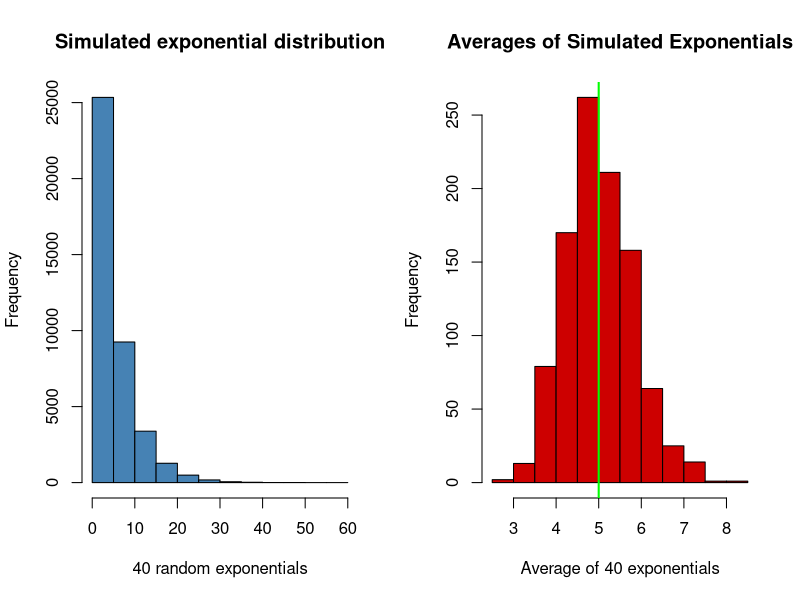
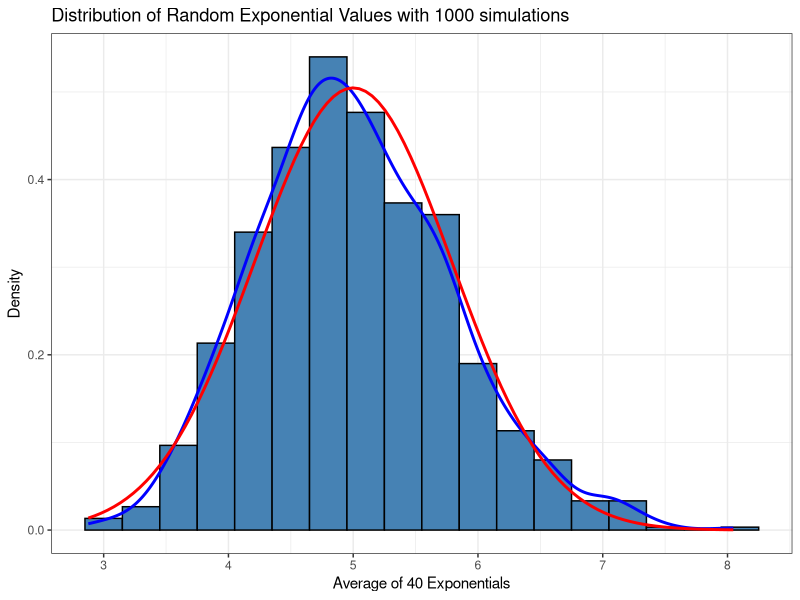

Write R code to recreate these figures, in order.
## ---- chunk 1
set.seed(2021)
nosam <- 1000 
n <- 40 
lambda <- 0.2 
samdata <- matrix(rexp(nosam*n,rate = lambda),nosam)

sam_mean <- rowMeans(samdata)

samdata_mean <- mean(sam_mean)
samdata_sd <- sd(sam_mean)
samdata_var <- var(sam_mean)

print(samdata_mean)
print(samdata_sd)
print(samdata_var)

## ---- chunk 2
t_mean <- 1/lambda
print(t_mean)
## ---- chunk 3
t_sd <- (1/lambda)*(1/sqrt(n))

t_var <- t_sd^2
print(t_sd)
print(t_var)

## ---- chunk 4
par(mfrow = c(1, 2))
hist(samdata,
     col = "steelblue",
     main = "Simulated exponential distribution",
     xlab = "40 random exponentials")
hist(sam_mean,
     col = "red3",
     main = "Averages of Simulated Exponentials",
     xlab = "Average of 40 exponentials")
abline(v = t_mean, col = "green", lwd = 2) 
## ---- chunk 5
library(ggplot2)

samdata_mean <- data.frame(sam_mean)
ggplot(samdata_mean, aes(sam_mean)) +
    geom_histogram(
        binwidth = .3,
        fill = "steelblue",
        color = "black",
        aes(y = ..density..)
    ) +
    geom_density(color = "blue", lwd = 1) +
    labs(title = "Distribution of Random Exponential Values with 1000 simulations",
         x = "Average of 40 Exponentials", y = "Density") +
    stat_function(
        fun = dnorm,
        args = list(mean = t_mean, sd = t_sd),
        color = "red",
        lwd = 1
    ) +
    theme_bw()
